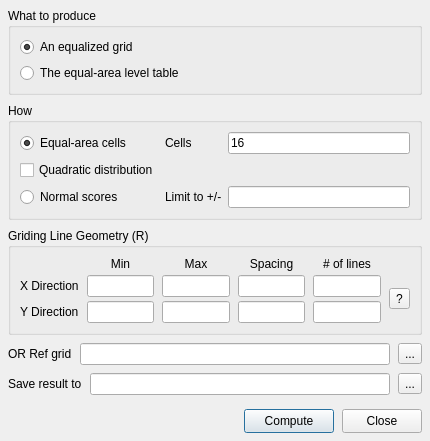
<?xml version="1.0" encoding="UTF-8"?>
<ui version="4.0">
 <class>GrdHistEqDialog</class>
 <widget class="QDialog" name="GrdHistEqDialog">
  <property name="geometry">
   <rect>
    <x>0</x>
    <y>0</y>
    <width>430</width>
    <height>430</height>
   </rect>
  </property>
  <property name="windowTitle">
   <string>grdhisteq</string>
  </property>
  <!--
    The "Griding Line Geometry" group below is the verbatim copy of deps/ui/grid_line_geometry.ui
    (object names xMin/xMax/xInc/xN/yMin/yMax/yInc/yN/refEdit/refBtn/helpBtn kept EXACTLY), which is
    the canonical source to copy from. The C++ side does NOT re-wire it by hand: GeoGridGeometry
    ::adopt(dlg) takes these very widgets over, so the dim-fun cross-recompute and the Ref-grid
    picker are the same single implementation grdsample's code-built block uses.
  -->
  <layout class="QVBoxLayout" name="mainVerticalLayout">
   <property name="spacing">
    <number>8</number>
   </property>
   <property name="margin" stdset="0">
    <number>8</number>
   </property>
   <item>
    <widget class="QGroupBox" name="gb_mode">
     <property name="title">
      <string>What to produce</string>
     </property>
     <layout class="QVBoxLayout" name="verticalLayout_mode">
      <item>
       <widget class="QRadioButton" name="rb_grid">
        <property name="toolTip"><string>A new grid whose values follow the chosen distribution</string></property>
        <property name="text"><string>An equalized grid</string></property>
        <property name="checked"><bool>true</bool></property>
       </widget>
      </item>
      <item>
       <widget class="QRadioButton" name="rb_table">
        <property name="toolTip"><string>The data values that divide the grid into cells of equal area (D)</string></property>
        <property name="text"><string>The equal-area level table</string></property>
       </widget>
      </item>
     </layout>
    </widget>
   </item>
   <item>
    <widget class="QGroupBox" name="gb_how">
     <property name="title">
      <string>How</string>
     </property>
     <layout class="QGridLayout" name="gridLayout_how">
      <item row="0" column="0" colspan="2">
       <widget class="QRadioButton" name="rb_cells">
        <property name="toolTip"><string>Equal-area cells: every value is replaced by the index of the cell it falls in</string></property>
        <property name="text"><string>Equal-area cells</string></property>
        <property name="checked"><bool>true</bool></property>
       </widget>
      </item>
      <item row="0" column="2">
       <widget class="QLabel" name="lb_ncells"><property name="text"><string>Cells</string></property></widget>
      </item>
      <item row="0" column="3">
       <widget class="QLineEdit" name="edit_ncells">
        <property name="toolTip"><string>How many divisions of the data range to make (C) [16]</string></property>
        <property name="text"><string>16</string></property>
       </widget>
      </item>
      <item row="1" column="0" colspan="2">
       <widget class="QCheckBox" name="chk_quadratic">
        <property name="toolTip"><string>Quadratic histogram equalization instead of linear (Q)</string></property>
        <property name="text"><string>Quadratic distribution</string></property>
       </widget>
      </item>
      <item row="2" column="0" colspan="2">
       <widget class="QRadioButton" name="rb_gaussian">
        <property name="toolTip"><string>&lt;html&gt;Standard normal scores (N): the values become Gaussian with&lt;br&gt;zero mean and unit variance, keeping their places. The module&lt;br&gt;forbids combining this with the cells or the quadratic option.&lt;/html&gt;</string></property>
        <property name="text"><string>Normal scores</string></property>
       </widget>
      </item>
      <item row="2" column="2">
       <widget class="QLabel" name="lb_norm"><property name="text"><string>Limit to +/-</string></property></widget>
      </item>
      <item row="2" column="3">
       <widget class="QLineEdit" name="edit_norm">
        <property name="toolTip"><string>Optional: force the scores into this +/- range. Empty = standard normal scores.</string></property>
       </widget>
      </item>
     </layout>
    </widget>
   </item>
   <item>
    <widget class="QGroupBox" name="geoGroup">
     <property name="title"><string>Griding Line Geometry (R)</string></property>
     <layout class="QGridLayout" name="geoLayout">
      <property name="horizontalSpacing"><number>8</number></property>
      <property name="verticalSpacing"><number>4</number></property>
      <item row="0" column="1"><widget class="QLabel" name="minLab"><property name="alignment"><set>Qt::AlignHCenter</set></property><property name="text"><string>Min</string></property></widget></item>
      <item row="0" column="2"><widget class="QLabel" name="maxLab"><property name="alignment"><set>Qt::AlignHCenter</set></property><property name="text"><string>Max</string></property></widget></item>
      <item row="0" column="3"><widget class="QLabel" name="spacingLab"><property name="alignment"><set>Qt::AlignHCenter</set></property><property name="text"><string>Spacing</string></property></widget></item>
      <item row="0" column="4"><widget class="QLabel" name="nLinesLab"><property name="alignment"><set>Qt::AlignHCenter</set></property><property name="text"><string># of lines</string></property></widget></item>

      <item row="1" column="0"><widget class="QLabel" name="xDirLab"><property name="text"><string>X Direction</string></property></widget></item>
      <item row="1" column="1"><widget class="QLineEdit" name="xMin"><property name="minimumWidth"><number>80</number></property><property name="maximumWidth"><number>110</number></property></widget></item>
      <item row="1" column="2"><widget class="QLineEdit" name="xMax"><property name="minimumWidth"><number>80</number></property><property name="maximumWidth"><number>110</number></property></widget></item>
      <item row="1" column="3"><widget class="QLineEdit" name="xInc"><property name="minimumWidth"><number>80</number></property><property name="maximumWidth"><number>110</number></property></widget></item>
      <item row="1" column="4"><widget class="QLineEdit" name="xN"><property name="minimumWidth"><number>80</number></property><property name="maximumWidth"><number>110</number></property></widget></item>

      <item row="2" column="0"><widget class="QLabel" name="yDirLab"><property name="text"><string>Y Direction</string></property></widget></item>
      <item row="2" column="1"><widget class="QLineEdit" name="yMin"><property name="minimumWidth"><number>80</number></property><property name="maximumWidth"><number>110</number></property></widget></item>
      <item row="2" column="2"><widget class="QLineEdit" name="yMax"><property name="minimumWidth"><number>80</number></property><property name="maximumWidth"><number>110</number></property></widget></item>
      <item row="2" column="3"><widget class="QLineEdit" name="yInc"><property name="minimumWidth"><number>80</number></property><property name="maximumWidth"><number>110</number></property></widget></item>
      <item row="2" column="4"><widget class="QLineEdit" name="yN"><property name="minimumWidth"><number>80</number></property><property name="maximumWidth"><number>110</number></property></widget></item>

      <item row="1" column="5" rowspan="2">
       <widget class="QToolButton" name="helpBtn">
        <property name="text"><string>?</string></property>
        <property name="toolTip"><string>Edit any two of Min/Max/Spacing/# and the rest are derived.</string></property>
       </widget>
      </item>
     </layout>
    </widget>
   </item>
   <item>
    <layout class="QHBoxLayout" name="refRow">
     <item><widget class="QLabel" name="refLab"><property name="text"><string>OR Ref grid</string></property></widget></item>
     <item>
      <widget class="QLineEdit" name="refEdit">
       <property name="toolTip"><string>Pick a grid/image; its region, spacing and size fill the boxes above.</string></property>
      </widget>
     </item>
     <item><widget class="QToolButton" name="refBtn"><property name="text"><string>...</string></property></widget></item>
    </layout>
   </item>
   <item>
    <layout class="QHBoxLayout" name="horizontalLayout_out">
     <item>
      <widget class="QLabel" name="lb_out"><property name="text"><string>Save result to</string></property></widget>
     </item>
     <item>
      <widget class="QLineEdit" name="edit_outfile">
       <property name="toolTip"><string>&lt;html&gt;Optional output file: a grid, or a table for the level list.&lt;br&gt;Leave empty to keep the result only in this window.&lt;/html&gt;</string></property>
      </widget>
     </item>
     <item>
      <widget class="QToolButton" name="btn_outfile">
       <property name="text"><string>...</string></property>
      </widget>
     </item>
    </layout>
   </item>
   <item>
    <spacer name="verticalSpacer_bottom">
     <property name="orientation"><enum>Qt::Orientation::Vertical</enum></property>
     <property name="sizeType"><enum>QSizePolicy::Policy::Fixed</enum></property>
     <property name="sizeHint" stdset="0"><size><width>20</width><height>6</height></size></property>
    </spacer>
   </item>
   <item>
    <layout class="QHBoxLayout" name="horizontalLayout_buttons">
     <item>
      <spacer name="buttonsSpacer">
       <property name="orientation"><enum>Qt::Orientation::Horizontal</enum></property>
       <property name="sizeHint" stdset="0"><size><width>40</width><height>20</height></size></property>
      </spacer>
     </item>
     <item>
      <widget class="QPushButton" name="push_compute">
       <property name="minimumSize"><size><width>90</width><height>24</height></size></property>
       <property name="text"><string>Compute</string></property>
      </widget>
     </item>
     <item>
      <widget class="QPushButton" name="push_close">
       <property name="minimumSize"><size><width>70</width><height>24</height></size></property>
       <property name="text"><string>Close</string></property>
      </widget>
     </item>
    </layout>
   </item>
  </layout>
 </widget>
 <resources/>
 <connections/>
</ui>
